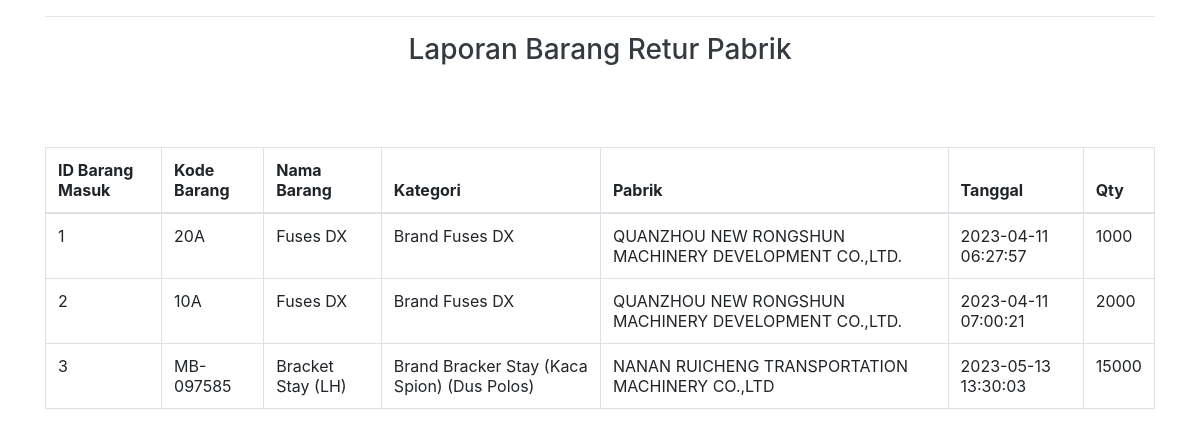
Screenshot of /lap_returp.php (signed in) with the database file from the repository.
### tables this page shows
CREATE TABLE `retur_p` (
  `id_rp` int(11) NOT NULL,
  `id_b` int(11) NOT NULL,
  `id_p` int(11) NOT NULL,
  `tanggal` timestamp NOT NULL DEFAULT current_timestamp() ON UPDATE current_timestamp(),
  `qtyrp` int(11) NOT NULL
);

CREATE TABLE `tb_barang` (
  `id_b` int(11) NOT NULL,
  `kode_b` varchar(100) NOT NULL,
  `nama_b` varchar(500) NOT NULL,
  `tipe_mobil` varchar(100) NOT NULL,
  `kategori` varchar(100) NOT NULL,
  `harga` int(100) NOT NULL,
  `pcs_dus` int(11) NOT NULL,
  `harga_p` varchar(100) NOT NULL,
  `qty` int(11) NOT NULL,
  `stat` int(11) NOT NULL DEFAULT 0
);

CREATE TABLE `tb_pabrik` (
  `id_p` int(11) NOT NULL,
  `nama_p` varchar(100) NOT NULL,
  `stat_p` int(11) NOT NULL DEFAULT 0
);

### lap_returp.php (the view, shortened to what this page needs)
<?php
include 'function.php';
?>
<html>
<head>
  <link rel="stylesheet" href="https://maxcdn.bootstrapcdn.com/bootstrap/4.5.2/css/bootstrap.min.css">
  <link rel="stylesheet" type="text/css" href="https://cdn.datatables.net/1.10.19/css/jquery.dataTables.css">
  <link rel="stylesheet" type="text/css" href="https://cdn.datatables.net/buttons/1.6.5/css/buttons.dataTables.min.css">
  <link rel="stylesheet" type="text/css" href="https://cdn.datatables.net/1.10.19/css/jquery.dataTables.min.css">
</head>
<body>
    <div class="container">
        <hr>
            <div class="row">
                <div class="col text-center">
                    <h3 class="h3 text-dark">Laporan Barang Retur Pabrik</h3>
                </div>
            </div>
            <br>
            <br>
            <br>
		<div class="data-tables datatable-dark">
            <table class="table table-bordered" id="exportmasuk" width="100%" cellspacing="0">
                <thead>
                    <tr>
                        <th>ID Barang Masuk</th>
                        <th>Kode Barang</th>
                        <th>Nama Barang</th>
                        <th>Kategori</th>
                        <th>Pabrik</th>
                        <th>Tanggal</th>
                        <th>Qty</th>
                    </tr>
                </thead>
                <tbody>
                    <?php
                        $ambilsemuadatastock = mysqli_query($koneksi,"SELECT * FROM tb_barang b, retur_p q, tb_pabrik p WHERE b.id_b = q.id_b && q.id_p = p.id_p");
                        $i=1;
                        while($data=mysqli_fetch_array($ambilsemuadatastock)){
                            $kodebarang = $data['kode_b'];
                            $namabarang = $data['nama_b'];
                            $Kategori   = $data['kategori'];
                            $tanggal    = $data['tanggal'];
                            $pengirim   = $data['nama_p'];
                            $qtyrp      = $data['qtyrp'];
                    ?>
                    <tr>
                        <td><?=$i++?></td>
                        <td><?php echo $kodebarang;?></td>
                        <td><?php echo $namabarang;?></td>
                        <td><?php echo $Kategori;?></td>
                        <td><?php echo $pengirim;?></td>
                        <td><?php echo $tanggal;?></td>
                        <td><?php echo $qtyrp;?></td>
                    </tr>
                    <?php }; ?>
                </tbody>
            </table>
        </div>
    </div>
</body>
</html>

### rows the page displays
retur_p: id_b.kode_b "20A", id_b.nama_b "Fuses DX", id_b.kategori "Brand Fuses DX", id_p.nama_p "QUANZHOU NEW RONGSHUN MACHINERY DEVELOPMENT CO.,LTD.", tanggal "2023-04-11 06:27:57", qtyrp "1000"
retur_p: id_b.kode_b "10A", id_b.nama_b "Fuses DX", id_b.kategori "Brand Fuses DX", id_p.nama_p "QUANZHOU NEW RONGSHUN MACHINERY DEVELOPMENT CO.,LTD.", tanggal "2023-04-11 07:00:21", qtyrp "2000"
retur_p: id_b.kode_b "MB-097585", id_b.nama_b "Bracket Stay (LH)", id_b.kategori "Brand Bracker Stay (Kaca Spion) (Dus Polos)", id_p.nama_p "NANAN RUICHENG TRANSPORTATION MACHINERY CO.,LTD", tanggal "2023-05-13 13:30:03", qtyrp "15000"
